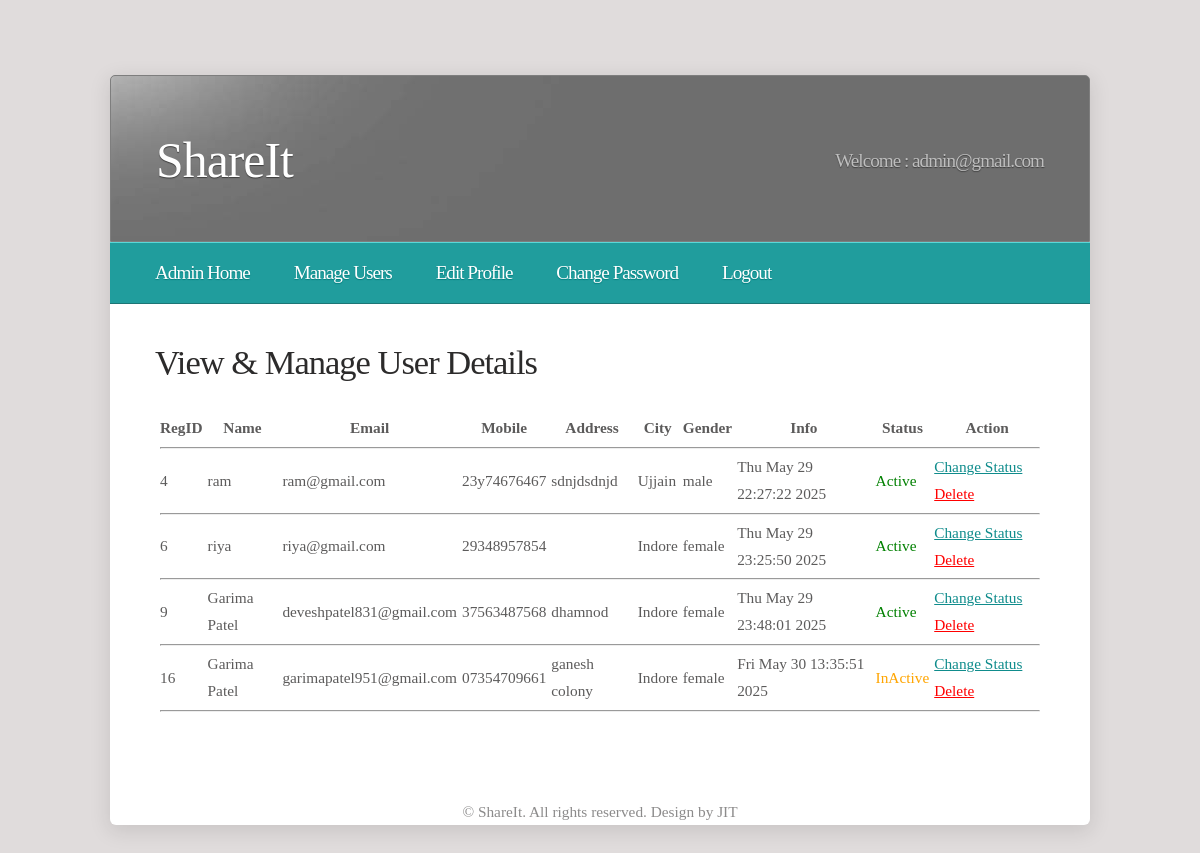
/manageusers/ (signed in), run on the app's committed database.
### shareit/models.py (models this page shows)
class Register(models.Model):
    regid=models.AutoField(primary_key=True)
    name=models.CharField(max_length=50)
    email=models.CharField(max_length=50,unique=True)
    password=models.CharField(max_length=15)
    mobile=models.CharField(max_length=15)
    address=models.CharField(max_length=500)
    city=models.CharField(max_length=20)
    gender=models.CharField(max_length=10)
    status=models.IntegerField()
    role=models.CharField(max_length=10)
    info=models.CharField(max_length=50)

### shareit/views.py (the view)
# urls.py: path("manageusers/",views.manageusers),
def manageusers(request):
    userDetails=models.Register.objects.filter(role="user")
    return render(request,"manageusers.html",{"userDetails":userDetails,"sunm":request.session["sunm"]})

### shareit/templates/manageusers.html
{% load static %}
{% include 'adminheader.html' %}
{% include 'adminnav.html' %}
<div id="page">
<h2>View & Manage User Details</h2>
<table cellspacing="5">
<tr>
<th>RegID</th>
<th>Name</th>
<th>Email</th>
<th>Mobile</th>
<th>Address</th>
<th>City</th>
<th>Gender</th>
<th>Info</th>
<th>Status</th>
<th>Action</th>
</tr>
<tr><td colspan="10"><hr/></td></tr>
{% for row in userDetails %}
<tr>
<td>{{row.regid}}</td>
<td>{{row.name}}</td>
<td>{{row.email}}</td>
<td>{{row.mobile}}</td>
<td>{{row.address}}</td>
<td>{{row.city}}</td>
<td>{{row.gender}}</td>
<td>{{row.info}}</td>
<td>
{% if row.status %}
<font color="green">Active</font>
{% else %}
<font color="orange">InActive</font>
{% endif %}
</td>
<td>
{% if row.status %}
<a href="/manageuserstatus/?s=inactive&regid={{row.regid}}">Change Status</a>
{% else %}
<a href="/manageuserstatus/?s=active&regid={{row.regid}}">Change Status</a>
{% endif %}
<a href="/manageuserstatus/?s=delete&regid={{row.regid}}" style="color:red;">Delete</a>
</td>
</tr>
<tr><td colspan="10"><hr/></td></tr>
{% endfor %}
</table>
<br class="clearfix" />
</div>
{% include 'loginfooter.html' %}

### shareit/templates/adminheader.html (shortened to what this page needs)
{% load static %}
<!DOCTYPE html PUBLIC "-//W3C//DTD XHTML 1.0 Strict//EN" "http://www.w3.org/TR/xhtml1/DTD/xhtml1-strict.dtd">
<html xmlns="http://www.w3.org/1999/xhtml">
<head>
<link rel="stylesheet" type="text/css" href="{% static 'css/style.css' %}" />
</head>
<body>
<div id="wrapper">
	<div id="header">
		<div id="logo">
			<h1><a href="#">ShareIt</a></h1>
		</div>
		<div id="slogan">
			<h2>Welcome : {{sunm}}</h2>
		</div>
	</div>

### shareit/templates/adminnav.html
{% load static %}
	<div id="menu">
		<ul>
			<li class="first"><a href="/myadmin/">Admin Home</a></li>
			<li><a href="/manageusers/">Manage Users</a></li>
			<li><a href="/epadmin/">Edit Profile</a></li>
			<li><a href="/cpadmin/">Change Password</a></li>
			<li class="last"><a href="/login/">Logout</a></li>
		</ul>
		<br class="clearfix" />
	</div>

### shareit/templates/loginfooter.html
{% load static %}
<div id="footer">
	&copy; ShareIt. All rights reserved. Design by JIT
</div>
</body>
</html>

### shareit/static/css/style.css (style rules this page uses)
* { margin: 0; padding: 0; }
a { text-decoration: underline; color: #0F8C8C; }
body { font-size: 11.5pt; color: #5C5B5B; line-height: 1.75em; background: #E0DCDC url(images/img01.gif) repeat-x top left; }
body,input { font-family: Georgia, serif; }
h1,h2,h3,h4 { font-weight: normal; letter-spacing: -1px; }
h2 { font-size: 2.25em; }
h2,h3,h4 { color: #2C2B2B; margin-bottom: 1em; }
ul { margin-bottom: 1.5em; }
#footer { margin: 40px 0 120px 0; text-align: center; color: #8C8B8B; text-shadow: 0 1px 0 #FFFFFF; }
#header { height: 75px; position: relative; background: #6E6E6E url(images/img03.jpg) top left no-repeat; padding: 45px; color: #FFFFFF; width: 888px; border: solid 1px #7E7E7E; border-top-left-radius: 5px; border-top-right-radius: 5px; overflow: hidden; }
#logo { line-height: 160px; height: 160px; padding: 5px 0 0 0; position: absolute; top: 0; left: 45px; }
#logo a { text-decoration: none; color: #FFFFFF; text-shadow: 0 1px 1px #3E3E3E; }
#logo h1 { font-size: 3.25em; }
#slogan { line-height: 160px; height: 160px; padding: 5px 0 0 0; position: absolute; right: 45px; top: 0; }
#slogan h2 { color: #BEBEBE; font-size: 1.25em; text-shadow: 0 1px 1px #3E3E3E; }
#menu { padding: 0 45px 0 45px; position: relative; background: #209D9D url(images/img02.gif) repeat-x top left; margin: 0; height: 60px; width: 890px; border-top: solid 1px #5AD7D7; border-bottom: solid 1px #1C7575; text-shadow: 0 1px 1px #007D7D; }
#menu ul { list-style: none; padding-top: 12px; position: relative; left: -15px; }
#menu ul li { padding: 5px 15px 5px 15px; margin-right: 10px; display: inline-block; }
#menu ul li a, #menu ul li span { text-decoration: none; color: #FFFFFF; letter-spacing: -1px; font-size: 1.25em; }
#page { padding: 45px 45px 15px 45px; position: relative; width: 890px; margin: 0; }
#wrapper { position: relative; width: 980px; margin: 75px auto 0 auto; background: #FFFFFF; border-radius: 6px; box-shadow: 0px 5px 20px 2px rgba(0,0,0,0.1); }

### data on the page
Register: regid "4", name "ram", email "ram@gmail.com", mobile "23y74676467", address "sdnjdsdnjd", city "Ujjain", gender "male", info "Thu May 29 22:27:22 2025", status "Active"
Register: regid "6", name "riya", email "riya@gmail.com", mobile "29348957854", city "Indore", gender "female", info "Thu May 29 23:25:50 2025", status "Active"
Register: regid "9", name "Garima Patel", email "deveshpatel831@gmail.com", mobile "37563487568", address "dhamnod", city "Indore", gender "female", info "Thu May 29 23:48:01 2025", status "Active"
Register: regid "16", name "Garima Patel", email "garimapatel951@gmail.com", mobile "07354709661", address "ganesh colony", city "Indore", gender "female", info "Fri May 30 13:35:51 2025", status "InActive"

### other printed values
{{ sunm }} "admin@gmail.com"
